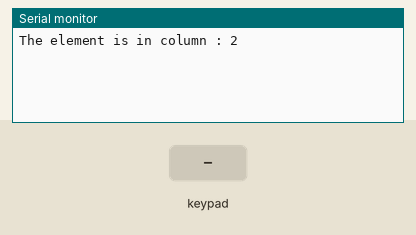
Recording of a sketch running on a simulated ESP32. Parts: the last lines printed to the serial monitor. The inputs (shaded band) are chosen by the test bench. Random numbers use the default seed unless the sketch sets one.

Above: at 1.2 s.
1.3 s: key '1' pressed
At 2.0 s:
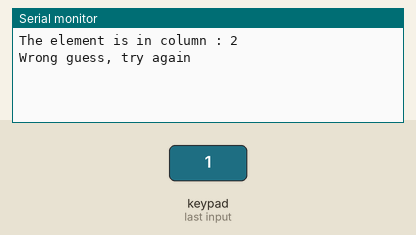
2.8 s: keypad keys 1 9 1 8 5 1 7 pressed 0.4 s apart
At 4.3 s:
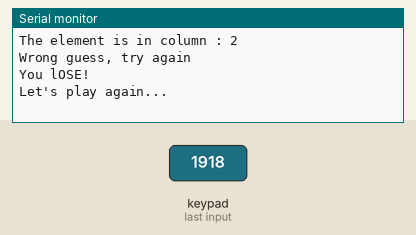

The sketch:

sketch.ino
```cpp
#include <Keypad.h>

const int row_num = 4;
const int col_num = 4;

int score = 0;

char keys[row_num][col_num] = {
  {'1' , '2' , '3' , 'A'},
  {'4' , '5' , '6' , 'B'},
  {'7' , '8' , '9' , 'C'},
  {'*' , '0' , '#' , 'D'}
};

byte row_pins[] = {19,18,5,17};
byte col_pins[] = {16,4,2,15};

//  making keypad object
Keypad k = Keypad(makeKeymap(keys), row_pins, col_pins, row_num, col_num );

void setup(){
  Serial.begin(115200);
}

void loop(){

  //  picking a random element from 2D array
  byte random_row = random(1,5);
  byte random_column = random(1,5);
  char random_element = keys[random_row-1][random_column-1];

  //  picking up random hint
  String hint1 = "The element is in row : " + String(random_row);
  String hint2 = "The element is in column : " + String(random_column);
  byte random_hint = random(1,3);  //  possible values : 1 or 2
  if (random_hint  ==  1)Serial.println(hint1);
  else Serial.println(hint2);

  //  attempts left
  byte chances = 2;


  //  GAME LOOP
  while (chances){
    char key = k.getKey();

    //  key pressed
    if (key){
      if (key  ==  random_element){
        Serial.println("You WON!");
        break;
      }

      else{
        chances--;
        if (chances){
          Serial.println("Wrong guess, try again");
        }
        else{
          Serial.println("You lOSE!");
          break;
        }
      }
    }
  }


  Serial.println();
  Serial.println("Let's play again...");
  delay(5000);

}
```

Measured:
- after the input at 1.3 s, the serial monitor: prints a new line at once (image 1)
- after the input at 2.8 s, the serial monitor: prints a new line at once (image 2)
